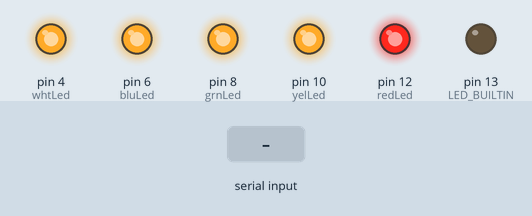
Bench run of a sketch on a simulated Arduino Uno, built with avr-gcc and run on an emulated ATmega328P. On the bench: output pins drawn as LEDs (lit = HIGH). The inputs (shaded band) are chosen by the test bench.

Above: at 1.9 s.
2.0 s: "R" received over Serial
At 3.9 s:
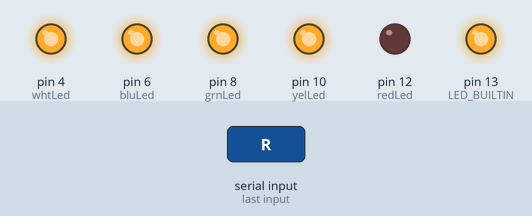
4.2 s: "Y" received over Serial
At 5.7 s:
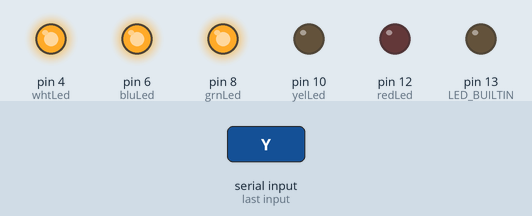
6.2 s: "r" received over Serial
At 7.2 s:
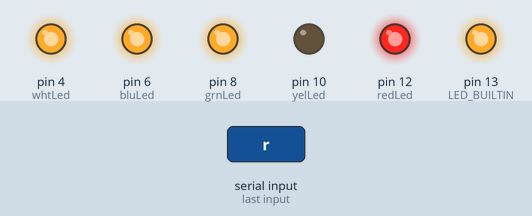
8.2 s: "G" received over Serial
At 9.9 s:
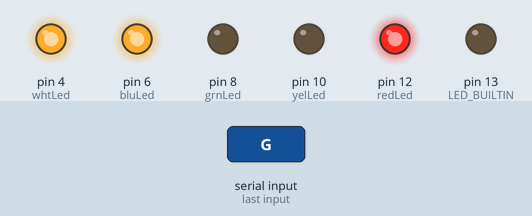
10.2 s: "y" received over Serial
At 11.4 s:
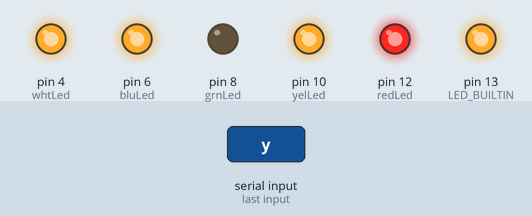
12.2 s: "B" received over Serial
At 14.1 s:
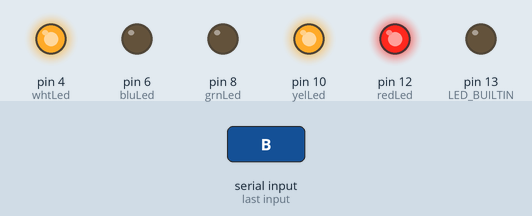
Timing chart, 0 to 15.2 s (numbered marks = the images above; inputs shaded):
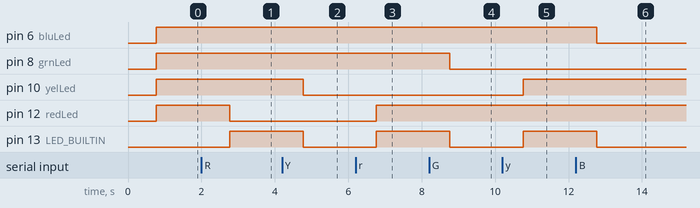

The sketch:

ard_nano.ino
```cpp
// (licence header left out)
constexpr int32_t hoursBeforeReset = 14;
constexpr int32_t secondsBeforeReset = 60 * 60 * hoursBeforeReset;

static int32_t secondsAfterUpdate;

const char * const welcomeMsg = R"foo(Input: [RrYyGgBbWwAa]
 * First letter of a colour is a command. Capital to switch-on. Lower-case to turn-down.
 * [Aa] - All)foo";

enum leds : int {
  redLed = 12,
  yelLed = 10,
  grnLed = 8,
  bluLed = 6,
  whtLed = 4
};

void showHelp() {
  Serial.println(welcomeMsg);
  Serial.print("State become all_lights_turn-down after approx. ");
  Serial.print(hoursBeforeReset, DEC);
  Serial.println(" hour from the last command");
}

auto pinState(const bool state) -> decltype(LOW) {
  return state ? LOW : HIGH; // inverse logic here, pull down pin to switch-on
}

void ledLit(const leds led, const bool state) {
  secondsAfterUpdate = secondsBeforeReset;
  digitalWrite(led, pinState(state));
}

void ledAll(const bool state) {
  ledLit(redLed, state);
  ledLit(yelLed, state);
  ledLit(grnLed, state);
  ledLit(bluLed, state);
  ledLit(whtLed, state);
}

void setup() {
  Serial.begin(9600);
  secondsAfterUpdate = 0;

  ledAll(true);
  pinMode(redLed, OUTPUT);
  pinMode(yelLed, OUTPUT);
  pinMode(grnLed, OUTPUT);
  pinMode(bluLed, OUTPUT);
  pinMode(whtLed, OUTPUT);
  delay(768);
  ledAll(false);

  pinMode(LED_BUILTIN, OUTPUT);
}

void loop() {
  if (secondsAfterUpdate) {
    --secondsAfterUpdate;
    if (0 == secondsAfterUpdate) {
      ledAll(false);
    }
  }
  delay(1000);
}

void serialEvent() {
  static bool blinkEmbedLed;
  digitalWrite(LED_BUILTIN, blinkEmbedLed ? LOW : HIGH);
  blinkEmbedLed = !blinkEmbedLed;

  while (Serial.available()) {
    const char inChar = static_cast<char>(Serial.read());
    switch (inChar) {
      case 'R': ledLit(redLed, true); break;
      case 'r': ledLit(redLed, false); break;
      case 'Y': ledLit(yelLed, true); break;
      case 'y': ledLit(yelLed, false); break;
      case 'G': ledLit(grnLed, true); break;
      case 'g': ledLit(grnLed, false); break;
      case 'B': ledLit(bluLed, true); break;
      case 'b': ledLit(bluLed, false); break;
      case 'W': ledLit(whtLed, true); break;
      case 'w': ledLit(whtLed, false); break;
      case 'A': ledAll(true); break;
      case 'a': ledAll(false); break;
      case 'h': showHelp(); break;
      default: break;
    }
  }
}
```

Measured:
- after the input at 2.0 s, pin 12 (redLed): HIGH → LOW after 0.77 s; pin 13 (LED_BUILTIN): LOW → HIGH after 0.77 s
- after the input at 4.2 s, pin 10 (yelLed), pin 13 (LED_BUILTIN): HIGH → LOW after 0.57 s
- after the input at 6.2 s, pin 12 (redLed), pin 13 (LED_BUILTIN): LOW → HIGH after 0.57 s
- after the input at 8.2 s, pin 8 (grnLed), pin 13 (LED_BUILTIN): HIGH → LOW after 0.57 s
- after the input at 10.2 s, pin 10 (yelLed), pin 13 (LED_BUILTIN): LOW → HIGH after 0.57 s
- after the input at 12.2 s, pin 6 (bluLed), pin 13 (LED_BUILTIN): HIGH → LOW after 0.57 s
